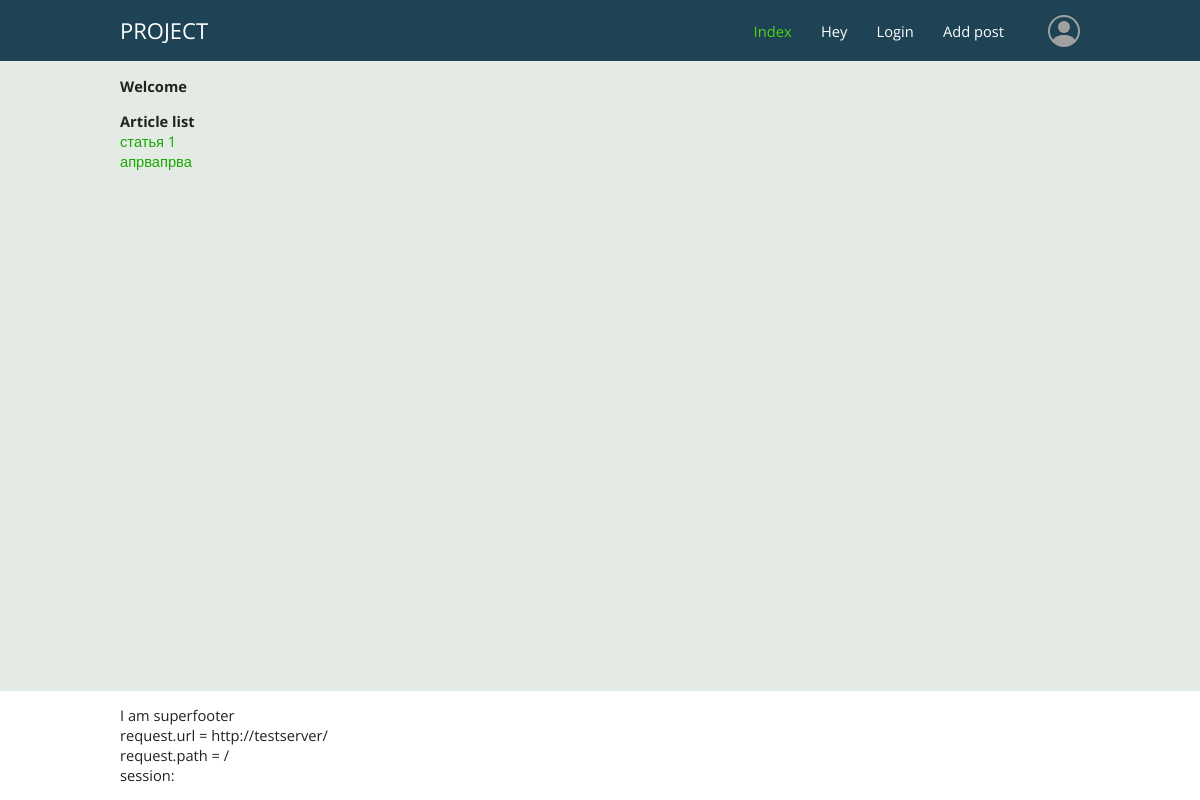
Before: / with the older database file.
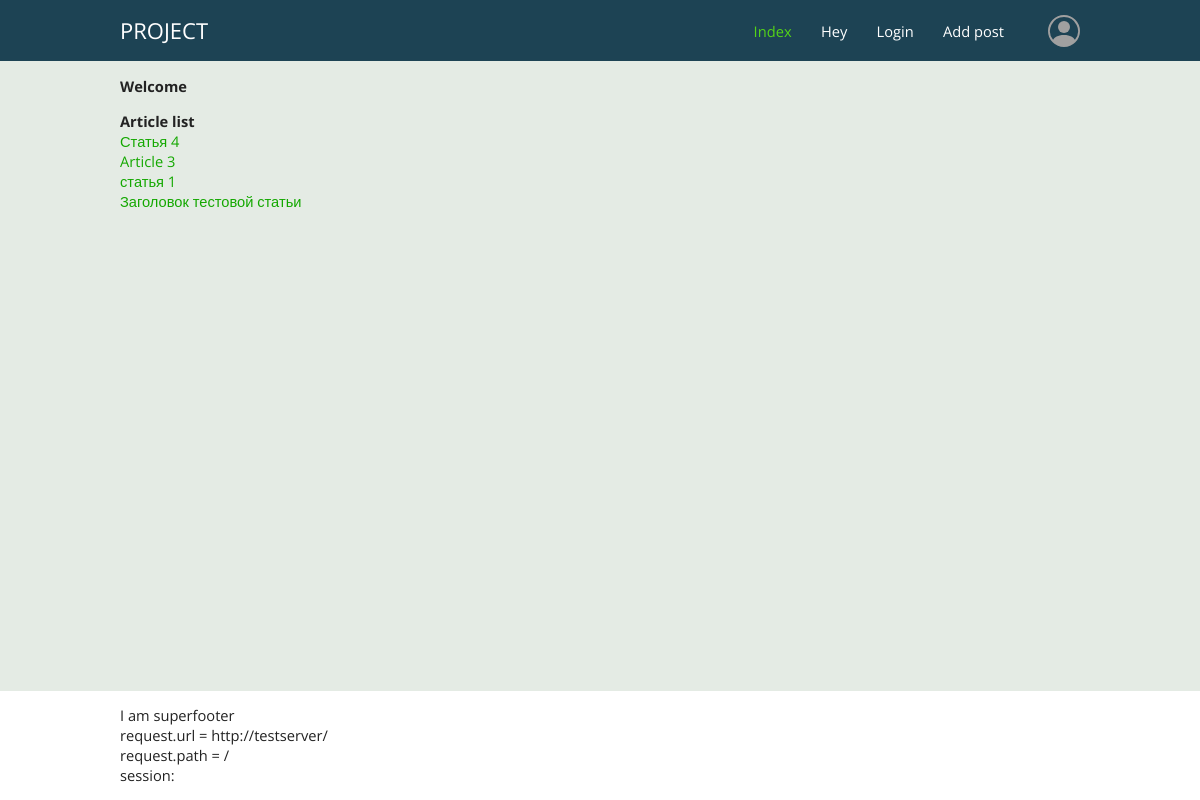
After: the same page with the newer database file.
### tables this page shows
CREATE TABLE mainmenu (
    id integer PRIMARY KEY AUTOINCREMENT,
    title test NOT NULL,
    url text NOT NULL
);

CREATE TABLE posts
(
	id integer
		constraint posts_pk
			primary key autoincrement,
	title text not null,
	text text not null
, time integer not null);

### app.py (the view)
@app.route("/")
def index():  # put application's code here
    print(url_for("index"))
    article_list = dbase().showPostList()
    return render_template("index.html", article_list=article_list)

### FDataBase.py (called while the page is built)
    def getmenu(self):
        try:
            self.__cur.execute('SELECT * FROM mainmenu')
            res = self.__cur.fetchall()
            if res:
                return res
        except sqlite3.Error as e:
            print('DB read error'+str(e))
        return []

    def showPostList(self):
        try:
            self.__cur.execute('SELECT id, title FROM posts ORDER BY time DESC ')
            res = self.__cur.fetchall()
            if res:
                return res
        except sqlite3.Error as e:
            print('DB read error'+str(e))
        return []

### app.py (called while the page is built)
def connect_db():
    conn = sqlite3.connect(app.config['DATABASE'])
    conn.row_factory = sqlite3.Row
    return conn

def get_db():
    if not hasattr(g, 'link_db'):
        g.link_db = connect_db()
    return g.link_db

def dbase():
    db = get_db()
    dbase = FDataBase(db)
    return dbase

@app.context_processor
def main_menu():
    return dict(
        dbase=dbase(),
        menu=dbase().getmenu(),
        path=request.url
    )

### templates/index.html
{% extends 'main.html' %}
{% block content %}
    <h2>Article list</h2>
    {% for article in article_list %}
        <p><a href=" {{ url_for('showPost', post_id=article.id) }}">{{ article.title }}</a></p>
    {% endfor %}
{% endblock %}

### templates/main.html (shortened to what this page needs)
<!DOCTYPE html>
<html lang="en">
<head>
    <link type="text/css" href="{{ url_for('static', filename='css/styles.css') }}" rel="stylesheet">
</head>
<body>
    {% include 'header.html' %}
    <main>
        <div class="wrapper">
            {% block H1 %}
                {% if title %}
                    <h1> {{ title }} </h1>
                {% else %}
                    <h1> Welcome </h1>
                {% endif %}
            {% endblock %}
            {% block content %}{% endblock %}
        </div>
    </main>
    <footer>
        <div class="wrapper">
            {% include 'footer.html' %}
        </div>
    </footer>
</body>

### templates/header.html (shortened to what this page needs)
<header>
    <div class="wrapper">
        <div class="logo">
            <a href="/">PROJECT</a>
        </div>
        {% block mainmenu %}
            <ul class="menu">
                {% for menu_item in menu %}
                <li>
                    <a href=" {{ menu_item.url }} "
                        {% if menu_item.url == request.path %}
                            class="active"
                        {% endif %}
                    > {{ menu_item.title }} </a>
                </li>
                {% endfor %}
            </ul>
        {% endblock %}
        <div class="avatar">
            <a href="#">
            </a>
        </div>
    </div>
</header>

### templates/footer.html
<div>
    <p>I am superfooter</p>
    <p> request.url = {{ path }} </p>
    <p>request.path = {{ request.path }} </p>
    <p>session: {{ sessoin }}</p>
</div>

### static/css/styles.css (style rules this page uses)
* { margin: 0; padding: 0; box-sizing: border-box; text-decoration: none; font-size: 11pt; font-family: 'Open Sans', sans-serif; color: rgb(34, 34, 34); }
html, body { display: flex; flex-direction: column; height: 100%; background: #e4ebe4; }
a { color: #14a800; }
header { display: flex; background: #1d4354; }
main { flex: 1 1 auto; height: 100%; }
footer { background: #fff; }
.wrapper { width: 80%; margin: 1em auto; display: flex; }
main .wrapper { flex-direction: column; min-height: 100%; }
main .wrapper h1 { display: block; margin-bottom: 1em; }
.menu { display: flex; list-style-type: none; margin-left: auto; }
.menu li { margin: auto 1em; display: block; }
.menu li a { color: #fff; }
.menu li a:hover, .menu li .active { color: #54d318; }
.logo a { color: #fff; font-size: 1.5em; }
.avatar { margin-left: 1em; display: flex; }
.avatar a { margin: auto 0 auto 1em; }
.avatar svg { display: block; }

Changed rows visible on the page:
removed posts: title "апрвапрва"
added posts: title "Статья 4"
added posts: title "Article 3"
added posts: title "Заголовок тестовой статьи"
